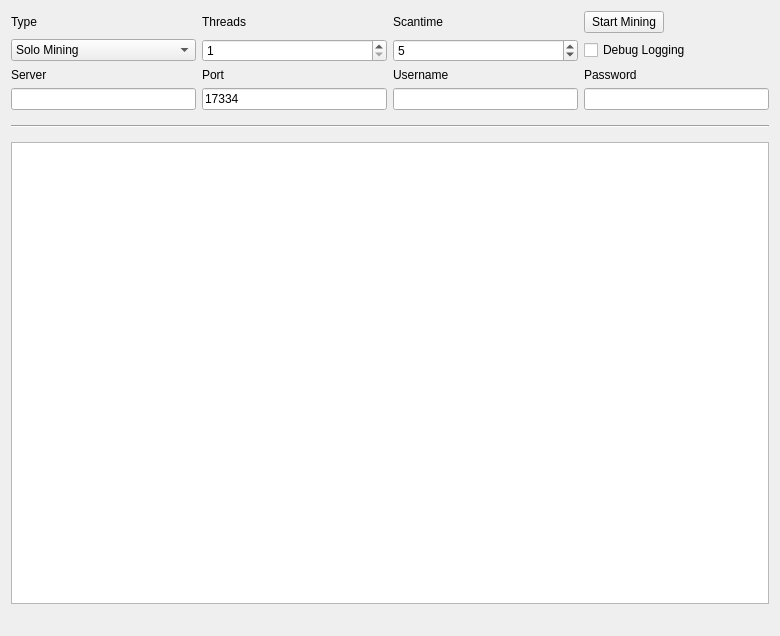
<?xml version="1.0" encoding="UTF-8"?>
<ui version="4.0">
 <class>MiningPage</class>
 <widget class="QWidget" name="MiningPage">
  <property name="geometry">
   <rect>
    <x>0</x>
    <y>0</y>
    <width>780</width>
    <height>636</height>
   </rect>
  </property>
  <property name="windowTitle">
   <string>Mining</string>
  </property>
  <layout class="QGridLayout" name="gridLayout">
   <property name="sizeConstraint">
    <enum>QLayout::SetMaximumSize</enum>
   </property>
   <item row="7" column="1">
    <widget class="QLineEdit" name="serverLine">
     <property name="enabled">
      <bool>true</bool>
     </property>
    </widget>
   </item>
   <item row="6" column="3">
    <widget class="QLabel" name="usernameLabel">
     <property name="enabled">
      <bool>true</bool>
     </property>
     <property name="text">
      <string>Username</string>
     </property>
    </widget>
   </item>
   <item row="6" column="1">
    <widget class="QLabel" name="serverLabel">
     <property name="enabled">
      <bool>true</bool>
     </property>
     <property name="text">
      <string>Server</string>
     </property>
    </widget>
   </item>
   <item row="7" column="3">
    <widget class="QLineEdit" name="usernameLine">
     <property name="enabled">
      <bool>true</bool>
     </property>
     <property name="text">
      <string/>
     </property>
    </widget>
   </item>
   <item row="6" column="4">
    <widget class="QLabel" name="passwordLabel">
     <property name="enabled">
      <bool>true</bool>
     </property>
     <property name="text">
      <string>Password</string>
     </property>
    </widget>
   </item>
   <item row="6" column="2">
    <widget class="QLabel" name="portLabel">
     <property name="enabled">
      <bool>true</bool>
     </property>
     <property name="text">
      <string>Port</string>
     </property>
    </widget>
   </item>
   <item row="3" column="4">
    <widget class="QPushButton" name="startButton">
     <property name="sizePolicy">
      <sizepolicy hsizetype="Fixed" vsizetype="Fixed">
       <horstretch>0</horstretch>
       <verstretch>0</verstretch>
      </sizepolicy>
     </property>
     <property name="text">
      <string>Start Mining</string>
     </property>
    </widget>
   </item>
   <item row="8" column="1" colspan="4">
    <widget class="Line" name="line">
     <property name="sizePolicy">
      <sizepolicy hsizetype="Minimum" vsizetype="Fixed">
       <horstretch>0</horstretch>
       <verstretch>0</verstretch>
      </sizepolicy>
     </property>
     <property name="minimumSize">
      <size>
       <width>0</width>
       <height>20</height>
      </size>
     </property>
     <property name="orientation">
      <enum>Qt::Horizontal</enum>
     </property>
    </widget>
   </item>
   <item row="13" column="1" colspan="4">
    <widget class="QListWidget" name="list">
     <property name="autoScrollMargin">
      <number>100000</number>
     </property>
     <property name="dragDropMode">
      <enum>QAbstractItemView::DragOnly</enum>
     </property>
     <property name="selectionMode">
      <enum>QAbstractItemView::NoSelection</enum>
     </property>
     <property name="movement">
      <enum>QListView::Snap</enum>
     </property>
     <property name="batchSize">
      <number>10</number>
     </property>
    </widget>
   </item>
   <item row="14" column="1" colspan="2">
    <widget class="QLabel" name="shareCount">
     <property name="font">
      <font>
       <pointsize>10</pointsize>
       <weight>75</weight>
       <bold>true</bold>
      </font>
     </property>
     <property name="text">
      <string/>
     </property>
    </widget>
   </item>
   <item row="3" column="3">
    <widget class="QLabel" name="scantimeLabel">
     <property name="enabled">
      <bool>true</bool>
     </property>
     <property name="layoutDirection">
      <enum>Qt::LeftToRight</enum>
     </property>
     <property name="text">
      <string>Scantime</string>
     </property>
    </widget>
   </item>
   <item row="3" column="2">
    <widget class="QLabel" name="threadsLabel">
     <property name="enabled">
      <bool>true</bool>
     </property>
     <property name="text">
      <string>Threads</string>
     </property>
    </widget>
   </item>
   <item row="4" column="4">
    <widget class="QCheckBox" name="debugCheckBox">
     <property name="text">
      <string>Debug Logging</string>
     </property>
    </widget>
   </item>
   <item row="3" column="1">
    <widget class="QLabel" name="typeLabel">
     <property name="text">
      <string>Type</string>
     </property>
    </widget>
   </item>
   <item row="4" column="2">
    <widget class="QSpinBox" name="threadsBox">
     <property name="enabled">
      <bool>true</bool>
     </property>
     <property name="minimum">
      <number>1</number>
     </property>
     <property name="maximum">
      <number>99</number>
     </property>
     <property name="singleStep">
      <number>1</number>
     </property>
    </widget>
   </item>
   <item row="4" column="1">
    <widget class="QComboBox" name="typeBox">
     <property name="editable">
      <bool>false</bool>
     </property>
     <property name="currentIndex">
      <number>0</number>
     </property>
     <item>
      <property name="text">
       <string>Solo Mining</string>
      </property>
     </item>
     <item>
      <property name="text">
       <string>Pool Mining</string>
      </property>
     </item>
    </widget>
   </item>
   <item row="4" column="3">
    <widget class="QSpinBox" name="scantimeBox">
     <property name="enabled">
      <bool>true</bool>
     </property>
     <property name="minimum">
      <number>1</number>
     </property>
     <property name="value">
      <number>5</number>
     </property>
    </widget>
   </item>
   <item row="7" column="2">
    <widget class="QLineEdit" name="portLine">
     <property name="enabled">
      <bool>true</bool>
     </property>
     <property name="text">
      <string>17334</string>
     </property>
     <property name="value" stdset="0">
      <number>17334</number>
     </property>
    </widget>
   </item>
   <item row="7" column="4">
    <widget class="QLineEdit" name="passwordLine">
     <property name="enabled">
      <bool>true</bool>
     </property>
    </widget>
   </item>
   <item row="14" column="3" colspan="2">
    <widget class="QLabel" name="mineSpeedLabel">
     <property name="sizePolicy">
      <sizepolicy hsizetype="Preferred" vsizetype="Preferred">
       <horstretch>0</horstretch>
       <verstretch>0</verstretch>
      </sizepolicy>
     </property>
     <property name="font">
      <font>
       <pointsize>10</pointsize>
       <weight>75</weight>
       <bold>true</bold>
      </font>
     </property>
     <property name="text">
      <string/>
     </property>
     <property name="alignment">
      <set>Qt::AlignRight|Qt::AlignTrailing|Qt::AlignVCenter</set>
     </property>
    </widget>
   </item>
  </layout>
 </widget>
 <layoutdefault spacing="6" margin="11"/>
 <tabstops>
  <tabstop>startButton</tabstop>
  <tabstop>typeBox</tabstop>
  <tabstop>threadsBox</tabstop>
  <tabstop>scantimeBox</tabstop>
  <tabstop>serverLine</tabstop>
  <tabstop>portLine</tabstop>
  <tabstop>usernameLine</tabstop>
  <tabstop>passwordLine</tabstop>
  <tabstop>debugCheckBox</tabstop>
  <tabstop>list</tabstop>
 </tabstops>
 <resources/>
 <connections/>
</ui>
